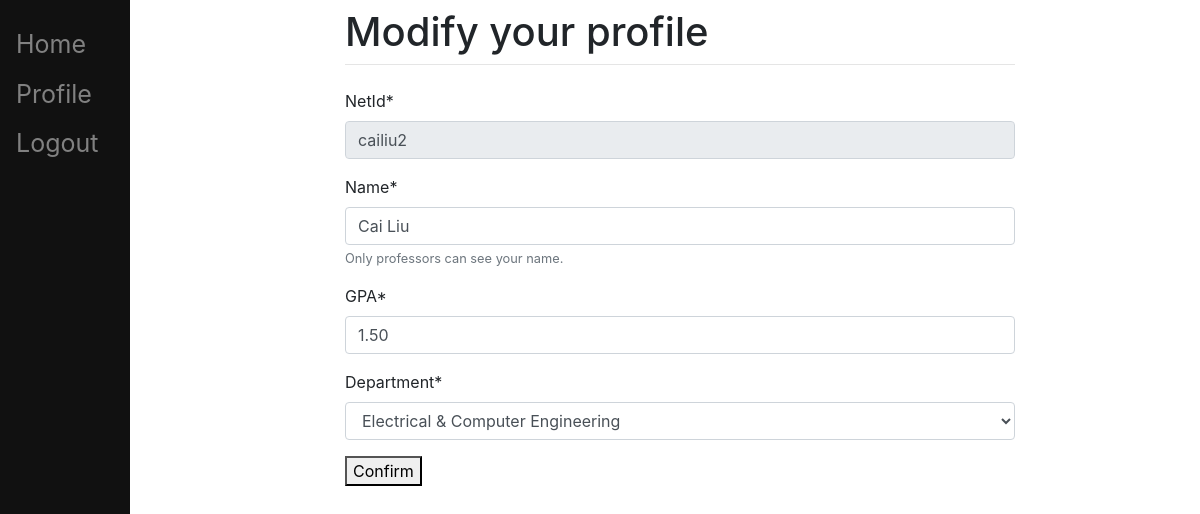
Page /profile/modify/ (signed in) on the committed database.
### register/models.py (models this page shows)
class Identity(models.Model):
    user = models.OneToOneField(User, on_delete=models.CASCADE)
    netid = models.CharField(max_length=20)
    identity = models.CharField(max_length=100)

### main/models.py (models this page shows)
class StudentProfile(models.Model):
    user = models.OneToOneField(User, on_delete=models.CASCADE)
    netid = models.CharField(max_length=20, primary_key=True)
    name = models.CharField(max_length=50)
    gpa = models.DecimalField(max_digits=3, decimal_places=2)
    department = models.CharField(max_length=50)

### main/views.py (the view, shortened to what this page needs)
# urls.py: path('profile/modify/', views.modifyProfile, name='modifyProfile'),
def modifyProfile(request):
    if request.user.is_anonymous or request.user.is_superuser:
        return render(request, 'main/modifyProfile.html')
    identity = Identity.objects.get(user=request.user).identity
    netid = Identity.objects.get(user=request.user).netid
    if identity == "student":
        s = StudentProfile.objects.get(user=request.user)
        form = StudentProfileForm(initial={'netid': netid, 'name': s.name, 'gpa': s.gpa, 'department': s.department})
    else:
        p = ProfessorProfile.objects.get(user=request.user)
        form = ProfessorProfileForm(initial={'netid': netid, 'name': p.name, 'department': p.department})
    return render(request, 'main/modifyProfile.html', {'form': form, 'identity': identity})

### main/forms.py
class StudentProfileForm(forms.Form):
    netid = forms.CharField(max_length=20, label='NetId', widget=forms.TextInput(attrs={'readonly': 'readonly'}))
    name = forms.CharField(max_length=50, help_text='Only professors can see your name.')
    gpa = forms.DecimalField(max_digits=3, decimal_places=2, label='GPA')
    department = forms.ChoiceField(choices=departmentChoices)

### main/templates/main/modifyProfile.html (shortened to what this page needs)
{% extends "register/base.html" %}
{% load crispy_forms_tags %}
{% block page_head %}
    Modify your profile
{% endblock %}
{% block content %}
    {% if not user.is_authenticated %}
        <p>You are not logged in currently.</p>
        <p>Log in <a href="/login/">here</a> or create an account <a href="/register/">here</a>.</p>
    {% elif user.is_superuser %}
        <p>You are logged in as a superuser.</p>
        <p>Log out <a href="/logout/">here</a>.</p>
    {% else %}
        <form method="post" action="#">
        {{ form|crispy }}
        <button type="submit">Confirm</button>
        </form>
    {% endif %}
{%  endblock %}

### rows in the picture
Identity: netid "cailiu2"
StudentProfile: name "Cai Liu", gpa "1.50", department "Electrical & Computer Engineering"
